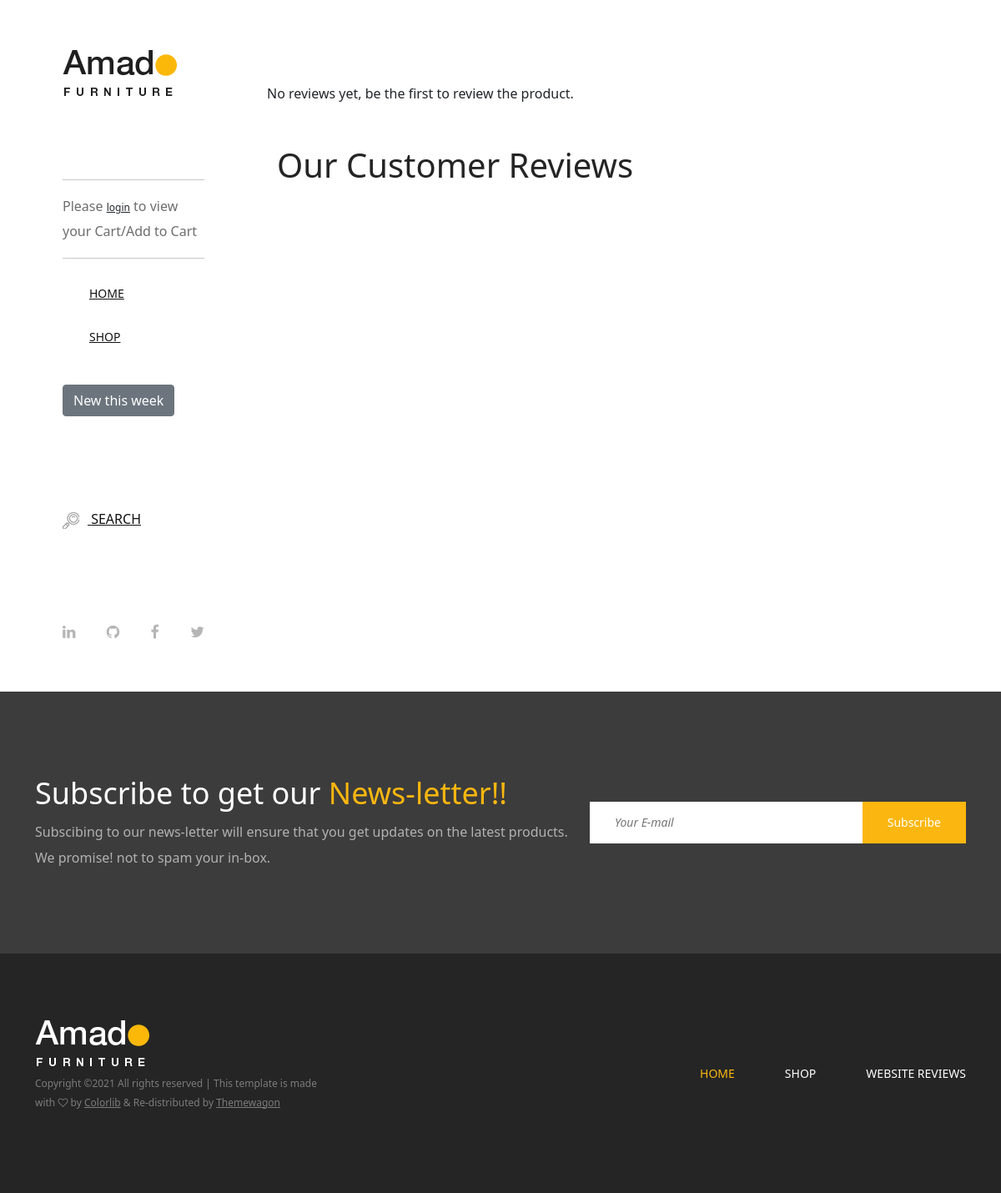
Before: /product/review/page/3 with the older database file.
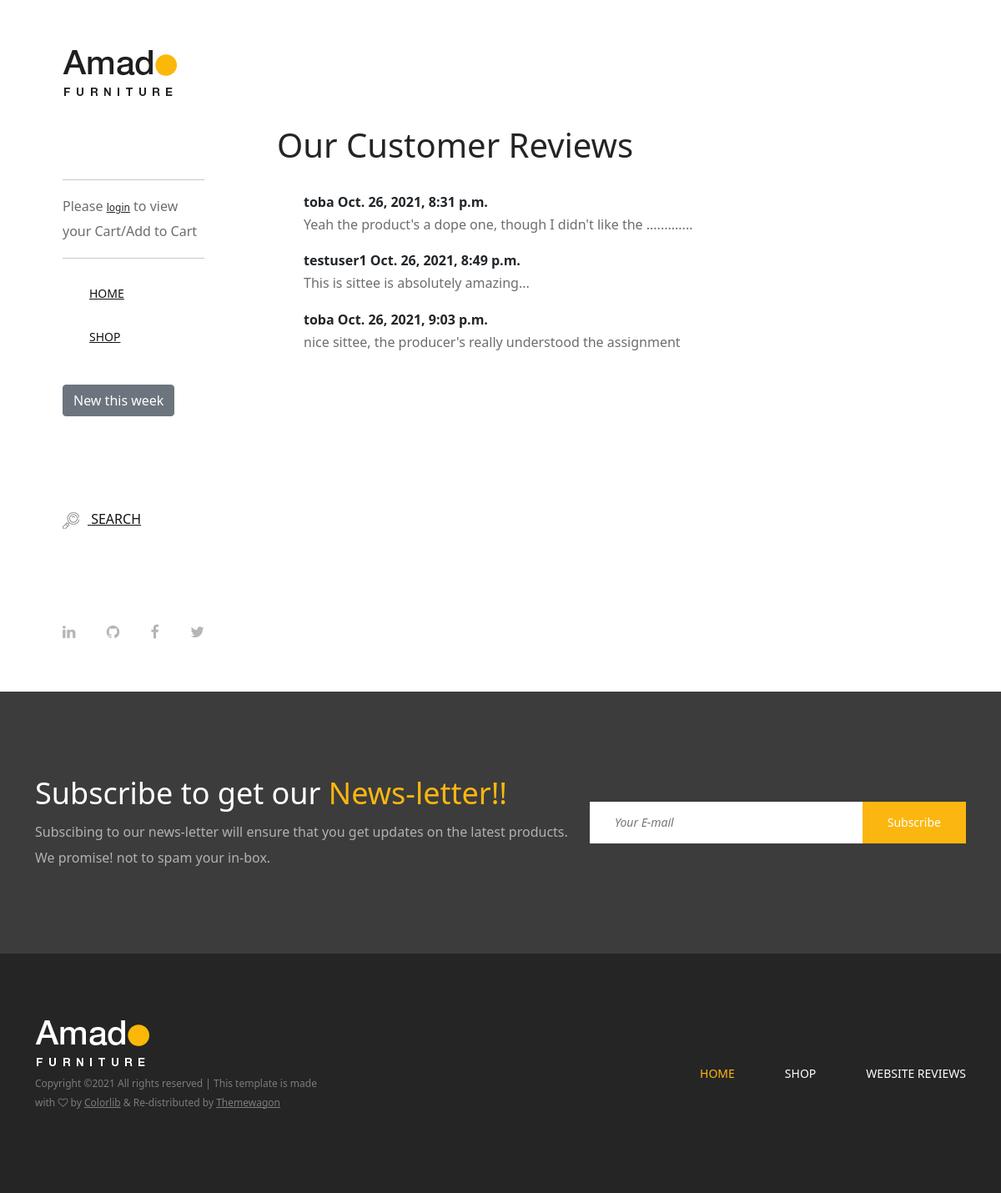
After: the same page with the newer database file.
### main/models.py (models this page shows, shortened)
class ProductReview(models.Model):
    user = models.ForeignKey(User, on_delete=models.CASCADE)
    product = models.ForeignKey(Product, on_delete=models.CASCADE)
    review = models.TextField()
    date = models.DateTimeField(auto_now_add=True)

### main/views.py (the view)
# urls.py: path('product/review/page/<int:pk>', ProductReviewPage.as_view(), name='product_review_page'),
class ProductReviewPage(View):
    def get(self, request, pk,  *args, **kwargs):
        product_reviews = ProductReview.objects.filter(product_id=pk)
        if not request.user.is_authenticated:
             total_no_of_products = 0
        else:
            cart_objects = Cart.objects.filter(user = request.user)
            total_no_of_products = cart_objects.count()
        if product_reviews.count() > 0:
            context = {
                'product_reviews': product_reviews,
                'total_no_of_products': total_no_of_products,
            }
            return render(request, 'main/product-reviews-page.html', context)
        message = messages.info(request, 'No reviews yet, be the first to review the product.')
        context = {
            'message': message,
            'total_no_of_products': total_no_of_products,
        }
        return render(request, 'main/product-reviews-page.html', context)

### main/templates/main/product-reviews-page.html (shortened to what this page needs)
{% extends 'main/base.html' %}
{% block content %}
        <div class="cart-table-area section-padding-100">
            {% for message in  messages %}
                {{ message }}
            {% endfor %}
            <div class="container-fluid">
                <div class="row">
                    <div class="col-12 col-lg-8">
                        <div class="checkout_details_area mt-50 clearfix">
                            <div class="cart-title">
                                <h1>Our Customer Reviews</h1>
                                <br>
                                <ul>
                                    {% for review in product_reviews %}
                                        <li><strong>{{review.user.username}}  {{review.date}}<br/></strong>
                                            <p>{{ review.review }}</p>
                                        </li>
                                    {%  endfor %}
                                </ul>
                            </div>
                        </div>
                    </div>
                </div>
            </div>
        </div>
    </div>
{% endblock content %}

Changed rows visible on the page:
added ProductReview: user.username "toba", date "Oct. 26, 2021, 8:31 p.m.", review "Yeah the product's a dope one, though I didn't like the ............."
added ProductReview: user.username "testuser1", date "Oct. 26, 2021, 8:49 p.m.", review "This is sittee is absolutely amazing..."
added ProductReview: user.username "toba", date "Oct. 26, 2021, 9:03 p.m.", review "nice sittee, the producer's really understood the assignment"
Other visible differences:
list line gone: "No reviews yet, be the first to review the product."
